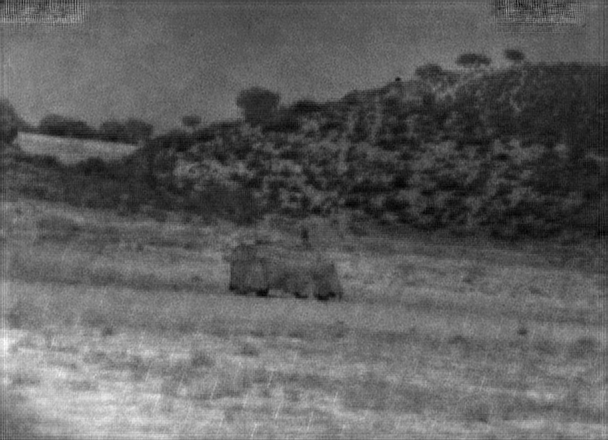
#> input picture 01-11 Attention/生成图/1-0-1-0-TNO/fused10_mix_10.bmp, 608 x 440 px; its folder holds only this picture in this run
$ python -i generate.py   (imports and definitions only)
#> lines starting #> are read from the running program, lines starting #| are printed output that depends on the picture
#> further down, picture is the input picture: shape (440, 608, 3); min 0, max 255, mean 95
# Use a trained DenseFuse Net to generate fused images

import tensorflow as tf
import numpy as np
import attention
from datetime import datetime

from fusion_l1norm import L1_norm, L1_norm_attention
from densefuse_net import DenseFuseNet
from utils import get_images, save_images, get_train_images, get_train_images_rgb
from fusion_addition import Strategy
import cv2
import attention
TRAINING_IMAGE_SHAPE = (256, 256, 1) # (height, width, color_channels)
TRAINING_IMAGE_SHAPE_OR = (256, 256, 1) # (height, width, color_channels)

def guideFilter(I, p, winSize, eps):

    mean_I = cv2.blur(I, winSize)      # I的均值平滑
    mean_p = cv2.blur(p, winSize)      # p的均值平滑

    mean_II = cv2.blur(I * I, winSize) # I*I的均值平滑
    mean_Ip = cv2.blur(I * p, winSize) # I*p的均值平滑

    var_I = mean_II - mean_I * mean_I  # 方差
    cov_Ip = mean_Ip - mean_I * mean_p # 协方差

    a = cov_Ip / (var_I + eps + 0.0000001)         # 相关因子a
    b = mean_p - a * mean_I            # 相关因子b

    mean_a = cv2.blur(a, winSize)      # 对a进行均值平滑
    mean_b = cv2.blur(b, winSize)      # 对b进行均值平滑

    q = mean_a * I + mean_b

    return q

def RollingGuidance(I, sigma_s, sigma_r, iteration):
	sigma_s = (sigma_s, sigma_s)
	out = cv2.GaussianBlur(I, sigma_s, 0)
	for i in range(iteration):
		out = guideFilter(out, I, sigma_s, sigma_r*sigma_r)

	return out

def Grad(I1):
    G1=[]
    L1=[]
    G1.append(I1)
    sigma_s = 3
    sigma_r = [0.5, 0.5, 0.5, 0.5]
    iteration = [4, 4, 4, 4]
    indice=(1,2,3)
    for i in indice:
        G1.append(RollingGuidance(G1[i-1],sigma_s,sigma_r[i-1],iteration[i-1]))
        L1.append(G1[i-1]-G1[i])
        sigma_s = 3 * sigma_s
#> this loop made 3 passes
#> pass 1, in guideFilter, `mean_II = cv2.blur(I * I, winSize)`:
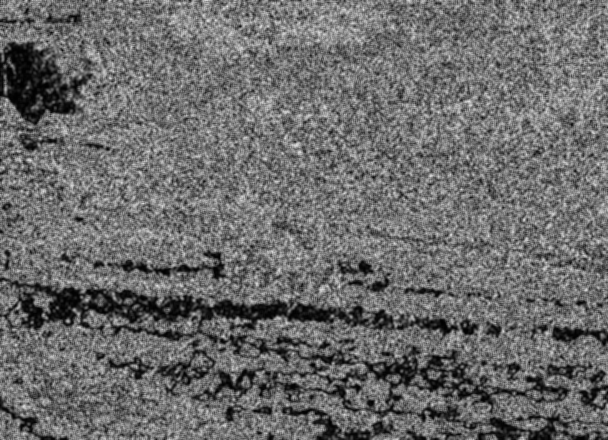
#> mean_II: shape (440, 608, 3); min 0, max 231, mean 107.6
#> after the loop, G1 = 4 items; L1 = 3 items; sigma_s = 81
    sigma_s = (3, 3)
    G1.append(cv2.GaussianBlur(G1[3], sigma_s, 0))
    L1.append(G1[3]-G1[4])
    L1.append(G1[4])
    grad = L1[0]
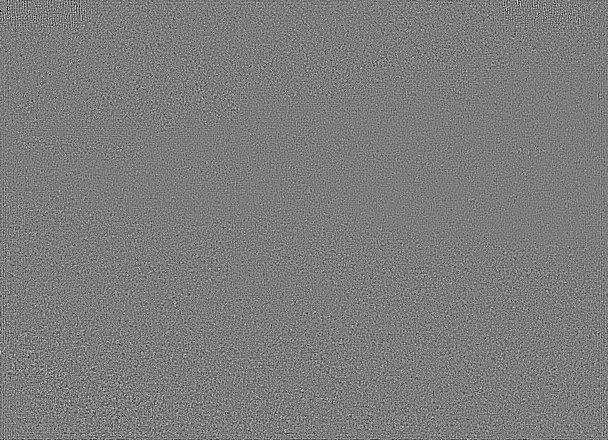
#> grad: shape (440, 608, 3) float64; min -28.34, max 29.43, mean 0; drawn with min black and max white
    return grad

# [351 lines left out: functions generate, _handler, _handler_l1, _handler_video, _handler_rgb, _handler_rgb_l1 and 1 more, not called in this run]

'''def _get_attention(ir_path,vis_path,model_path_a,model_pre_path_a):
	ir_img = get_train_images(ir_path, flag=False)
	vis_img = get_train_images(vis_path, flag=False)
	dimension = ir_img.shape
	ir_img = ir_img.reshape([1, dimension[0], dimension[1], dimension[2]])
	vis_img = vis_img.reshape([1, dimension[0], dimension[1], dimension[2]])
	ir_img = np.transpose(ir_img, (0, 2, 1, 3))
	vis_img = np.transpose(vis_img, (0, 2, 1, 3))
	g1 = tf.Graph()  # 加载到Session 1的graph

	sess1 = tf.Session(graph=g1)  # Session1

	with sess1.as_default():
		with g1.as_default(), tf.Session() as sess:
			infrared_field = tf.placeholder(
				tf.float32, shape=ir_img.shape, name='content')
			visible_field = tf.placeholder(
				tf.float32, shape=vis_img.shape, name='style')
			edge_ir = tf.placeholder(tf.float32, shape=ir_img.shape, name='attention')
			edge_vis = tf.placeholder(tf.float32, shape=ir_img.shape, name='attention')

			# -----------------------------------------------
			image_ir = sess.run(infrared_field, feed_dict={infrared_field: ir_img})
			image_vis = sess.run(visible_field, feed_dict={visible_field: vis_img})

			p_vis = image_vis[0]
			p_ir = image_ir[0]

			p_vis = np.squeeze(p_vis)  # 降维
			p_ir = np.squeeze(p_ir)

			guideFilter_img_vis = Grad(p_vis)
			guideFilter_img_ir = Grad(p_ir)

			guideFilter_img_vis[guideFilter_img_vis < 0] = 0
			guideFilter_img_ir[guideFilter_img_ir < 0] = 0
			guideFilter_img_vis = np.expand_dims(guideFilter_img_vis, axis=-1)
			guideFilter_img_ir = np.expand_dims(guideFilter_img_ir, axis=-1)
			guideFilter_img_vis = np.expand_dims(guideFilter_img_vis, axis=0)
			guideFilter_img_ir = np.expand_dims(guideFilter_img_ir, axis=0)

			a = attention.Attention(model_pre_path_a)
			saver = tf.train.Saver()
			saver.restore(sess, model_path_a)

			feature_a=a.get_attention(edge_ir)
			feature_b=a.get_attention(edge_vis)


			edge_ir_temp = sess.run([feature_a], feed_dict={edge_ir: guideFilter_img_ir})
			edge_vis_temp = sess.run([feature_b], feed_dict={edge_vis: guideFilter_img_vis})'''

'''
			feature_a = a.get_attention(edge_ir_temp)
			feature_b = a.get_attention(edge_vis_temp)
			'''

'''
			return  edge_ir_temp,edge_vis_temp
			'''


'''def _get_attention(enc_ir_block2_temp,enc_vis_block2_temp, model_path_a):
	g1 = tf.Graph()  # 加载到Session 1的graph
	sess1 = tf.Session(graph=g1)  # Session1

	with sess1.as_default():
		with g1.as_default(), tf.Session() as sess:

			atn = attention.Attention(None)

			saver = tf.train.Saver()
			saver.restore(sess, model_path_a)

			print("-----------------------------------------------------------")
			print(type(enc_ir_block2_temp))
			print(enc_ir_block2_temp.shape)

			enc_ir_block2_temp = tf.convert_to_tensor(enc_ir_block2_temp)
			enc_vis_block2_temp = tf.convert_to_tensor(enc_vis_block2_temp)

			print(enc_ir_block2_temp.shape)
			print(type(enc_ir_block2_temp))
			print("-----------------------------------------------------------")

			enc_ir_block2_temp = atn.get_attention(enc_ir_block2_temp)
			enc_vis_block2_temp = atn.get_attention(enc_vis_block2_temp)

			return  enc_ir_block2_temp,enc_vis_block2_temp

def _handler_mix_a(ir_path, vis_path, model_path, model_pre_path,model_path_a,model_pre_path_a, ssim_weight, index, output_path=None):
	ir_img = get_train_images(ir_path, flag=False)
	vis_img = get_train_images(vis_path, flag=False)
	dimension = ir_img.shape
	ir_img = ir_img.reshape([1, dimension[0], dimension[1], dimension[2]])
	vis_img = vis_img.reshape([1, dimension[0], dimension[1], dimension[2]])
	ir_img = np.transpose(ir_img, (0, 2, 1, 3))
	vis_img = np.transpose(vis_img, (0, 2, 1, 3))


	g2 = tf.Graph()  # 加载到Session 2的graph

	sess2 = tf.Session(graph=g2)  # Session2

	with sess2.as_default():  # 1
		with g2.as_default(),tf.Session() as sess:
			infrared_field = tf.placeholder(
				tf.float32, shape=ir_img.shape, name='content')
			visible_field = tf.placeholder(
				tf.float32, shape=vis_img.shape, name='style')

			dfn = DenseFuseNet(model_pre_path)

			# atn = attention.Attention(None)

			# sess.run(tf.global_variables_initializer())

			enc_ir, enc_ir_res_block, enc_ir_block, enc_ir_block2 = dfn.transform_encoder(infrared_field)
			enc_vis, enc_vis_res_block, enc_vis_block, enc_vis_block2 = dfn.transform_encoder(visible_field)

			result = tf.placeholder(
				tf.float32, shape=enc_ir.shape, name='target')

			saver = tf.train.Saver()
			saver.restore(sess, model_path)

			# ------------------------attention------------------------------------------------------
			# feature_a,feature_b=_get_attention(ir_path,vis_path,model_path_a,model_pre_path_a)
			# print("______+++________")
			# print(feature_a[0].shape)
			# ------------------------attention------------------------------------------------------

			enc_ir_temp, enc_ir_res_block_temp, enc_ir_block_temp, enc_ir_block2_temp = sess.run(
				[enc_ir, enc_ir_res_block, enc_ir_block, enc_ir_block2], feed_dict={infrared_field: ir_img})
			enc_vis_temp, enc_vis_res_block_temp, enc_vis_block_temp, enc_vis_block2_temp = sess.run(
				[enc_vis, enc_vis_res_block, enc_vis_block, enc_vis_block2], feed_dict={visible_field: vis_img})

			# enc_ir_block2_temp = atn.get_attention(enc_ir_block2_temp)
			# enc_vis_block2_temp = atn.get_attention(enc_vis_block2_temp)

			saver.restore(sess, model_path_a)
			atn = attention.Attention(None)
			enc_ir_block2_temp = tf.convert_to_tensor(enc_ir_block2_temp)
			enc_vis_block2_temp = tf.convert_to_tensor(enc_vis_block2_temp)
			enc_ir_block2_temp = atn.get_attention(enc_ir_block2_temp)
			enc_vis_block2_temp = atn.get_attention(enc_vis_block2_temp)

			#enc_ir_block2_temp, enc_vis_block2_temp = _get_attention(enc_ir_block2_temp, enc_vis_block2_temp, model_path_a)

			# ------------------------------------------------------------------------------------------------------------
			#------------------------------------------------------------------------------------------------------------
			block = 0.8 * enc_vis_block_temp + 0.2 * enc_ir_block_temp
			block2 = 0.4 * enc_ir_block2_temp + 0.6 * enc_vis_block2_temp

			# [13 lines of commented-out code are left out]

			first = Strategy(enc_ir_res_block_temp[3], enc_vis_res_block_temp[3])
			second = Strategy(enc_ir_res_block_temp[6], enc_vis_res_block_temp[6])
			third = Strategy(enc_ir_res_block_temp[9], enc_vis_res_block_temp[9])
			# ------------------------------------------------------------------------------------------------------------
			# ------------------------------------------------------------------------------------------------------------


			feature = 1 * first + 1 * second + 1 * third

			# ---------------------------------------------------------
			# block=Strategy(enc_ir_block_temp,enc_vis_block_temp)
			# block2=L1_norm(enc_ir_block2_temp,enc_vis_block2_temp)
			# ---------------------------------------------------------

			#feature = feature.eval()

			# --------------将特征图压成单通道----------------------------------
			#feature_map_vis_out = sess.run(tf.reduce_sum(feature_a[0], 3, keep_dims=True))
			#feature_map_ir_out = sess.run(tf.reduce_sum(feature_b[0],3, keep_dims=True))
			# ------------------------------------------------------------------

			saver.restore(sess, model_path)
			output_image = dfn.transform_decoder(feature, block, block2)

			# [5 lines of commented-out code are left out]

			save_images(ir_path, output_image, output_path,
						prefix='fused' + str(index), suffix='_mix_' + str(ssim_weight))
			#save_images(ir_path, feature_map_vis_out, output_path,
			#            prefix='fused' + str(index), suffix='vis' + str(ssim_weight))
			#save_images(ir_path, feature_map_ir_out, output_path,
			#            prefix='fused' + str(index), suffix='ir' + str(ssim_weight))'''


# [151 lines left out: functions _get_attention, _handler_mix_a, not called in this run]

>>> import cv2
>>> picture = cv2.imread('1-0-1-0-TNO/fused10_mix_10.bmp')
>>> result = Grad(picture)

$ run again, on 01-11 Attention/生成图/1-0-1-0-TNO/fused13_mix_10.bmp
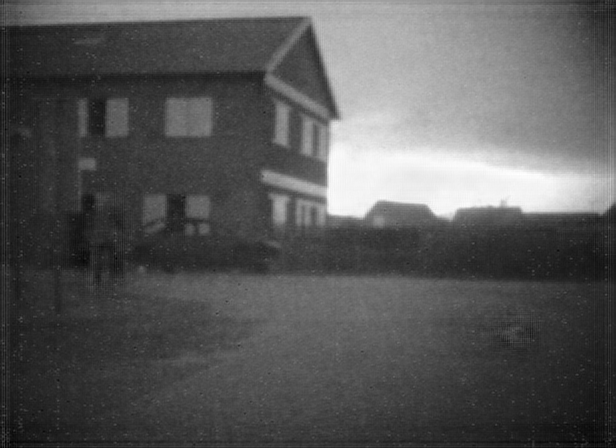
#> input picture 01-11 Attention/生成图/1-0-1-0-TNO/fused13_mix_10.bmp, 616 x 448 px
#> picture is the input picture: shape (448, 616, 3); min 0, max 255, mean 88.2
#> the loop in Grad, `for i in indice:` made 3 passes
#> pass 1, in guideFilter, `mean_II = cv2.blur(I * I, winSize)`:
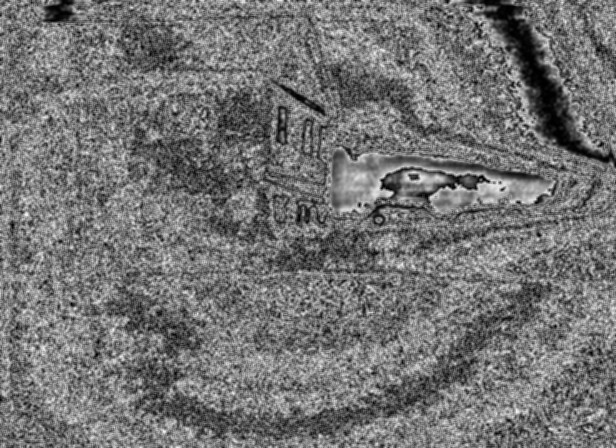
#> mean_II: shape (448, 616, 3); min 0, max 245, mean 115.2
#> after the loop in Grad, `for i in indice:`: G1 = 4 items; L1 = 3 items; sigma_s = 81
#> in Grad, `grad = L1[0]`:
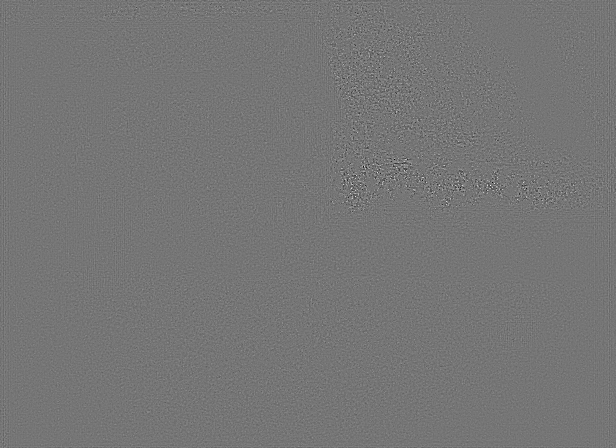
#> grad: shape (448, 616, 3) float64; min -72.36, max 84.1, mean 0; drawn with min black and max white
